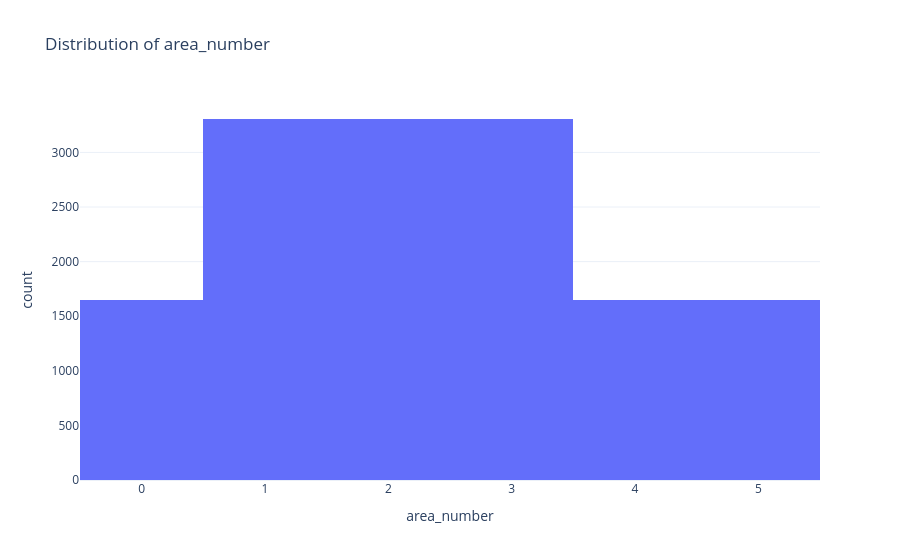
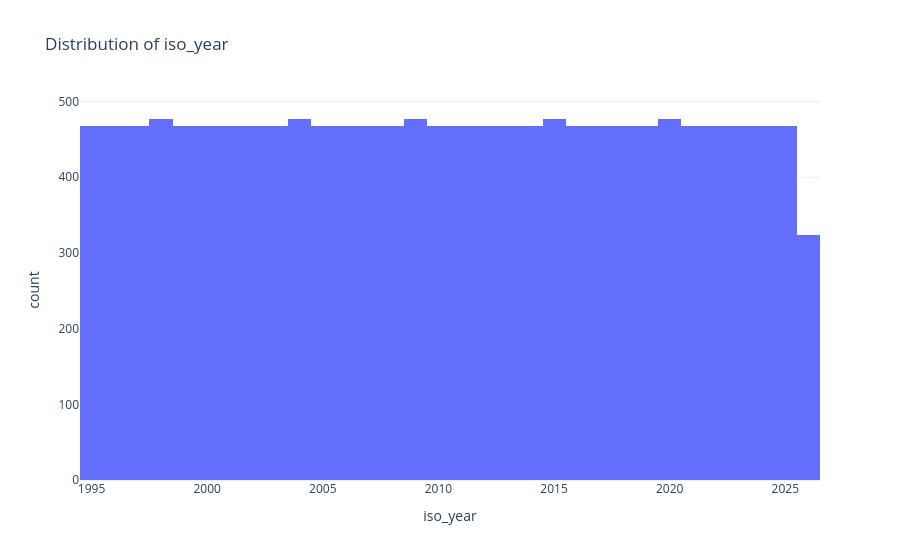
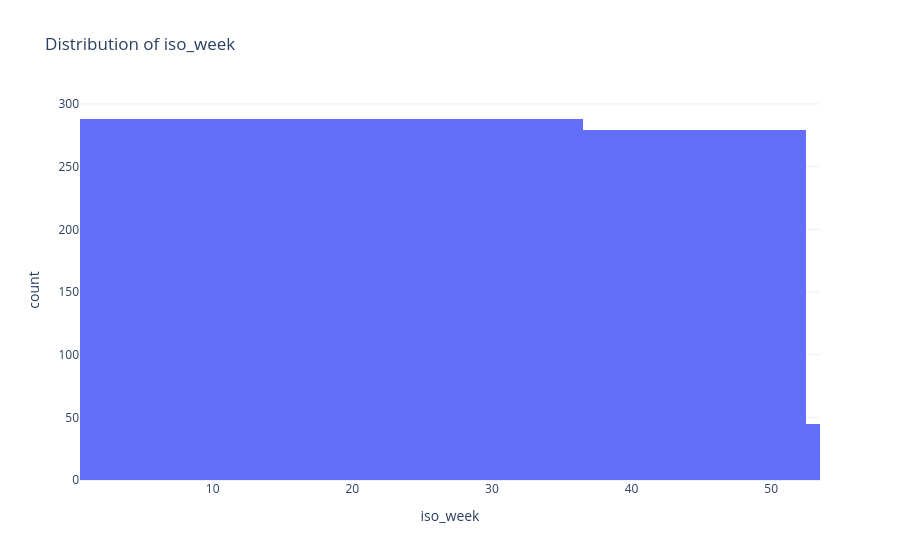

Notebook cell for these charts, in order:
### Markdown cell above
##### Distributions of categorical and discrete variables

### Code cell
hist_cols = [
    "area_number",
    "iso_year",
    "iso_week"
]

for col in hist_cols: 
    fig = px.histogram(
        dat, 
        x=col,
        title=f"Distribution of {col}"
    )
    fig.update_layout(template="plotly_white")
    fig.show()

### Figure 1 — Plotly figure (JSON) as saved in the notebook; plotly's stock layout.template omitted (floating-point values rounded to 4 significant figures; data arrays with more than 128 entries replaced by an {"elided": "..."} marker saying what was removed)
{"data": [{"bingroup": "x", "hovertemplate": "area_number=%{x}<br>count=%{y}<extra></extra>", "legendgroup": "", "marker": {"color": "#636efa", "pattern": {"shape": ""}}, "name": "", "orientation": "v", "showlegend": false, "type": "histogram", "x": {"elided": "14877 int values"}, "xaxis": "x", "yaxis": "y"}], "layout": {"barmode": "relative", "legend": {"tracegroupgap": 0}, "title": {"text": "Distribution of area_number"}, "xaxis": {"anchor": "y", "domain": [0, 1], "title": {"text": "area_number"}}, "yaxis": {"anchor": "x", "domain": [0, 1], "title": {"text": "count"}}}}

### Figure 2 — Plotly figure (JSON) as saved in the notebook; plotly's stock layout.template omitted (floating-point values rounded to 4 significant figures; data arrays with more than 128 entries replaced by an {"elided": "..."} marker saying what was removed)
{"data": [{"bingroup": "x", "hovertemplate": "iso_year=%{x}<br>count=%{y}<extra></extra>", "legendgroup": "", "marker": {"color": "#636efa", "pattern": {"shape": ""}}, "name": "", "orientation": "v", "showlegend": false, "type": "histogram", "x": {"elided": "14877 int values"}, "xaxis": "x", "yaxis": "y"}], "layout": {"barmode": "relative", "legend": {"tracegroupgap": 0}, "title": {"text": "Distribution of iso_year"}, "xaxis": {"anchor": "y", "domain": [0, 1], "title": {"text": "iso_year"}}, "yaxis": {"anchor": "x", "domain": [0, 1], "title": {"text": "count"}}}}

### Figure 3 — Plotly figure (JSON) as saved in the notebook; plotly's stock layout.template omitted (floating-point values rounded to 4 significant figures; data arrays with more than 128 entries replaced by an {"elided": "..."} marker saying what was removed)
{"data": [{"bingroup": "x", "hovertemplate": "iso_week=%{x}<br>count=%{y}<extra></extra>", "legendgroup": "", "marker": {"color": "#636efa", "pattern": {"shape": ""}}, "name": "", "orientation": "v", "showlegend": false, "type": "histogram", "x": {"elided": "14877 int values"}, "xaxis": "x", "yaxis": "y"}], "layout": {"barmode": "relative", "legend": {"tracegroupgap": 0}, "title": {"text": "Distribution of iso_week"}, "xaxis": {"anchor": "y", "domain": [0, 1], "title": {"text": "iso_week"}}, "yaxis": {"anchor": "x", "domain": [0, 1], "title": {"text": "count"}}}}
